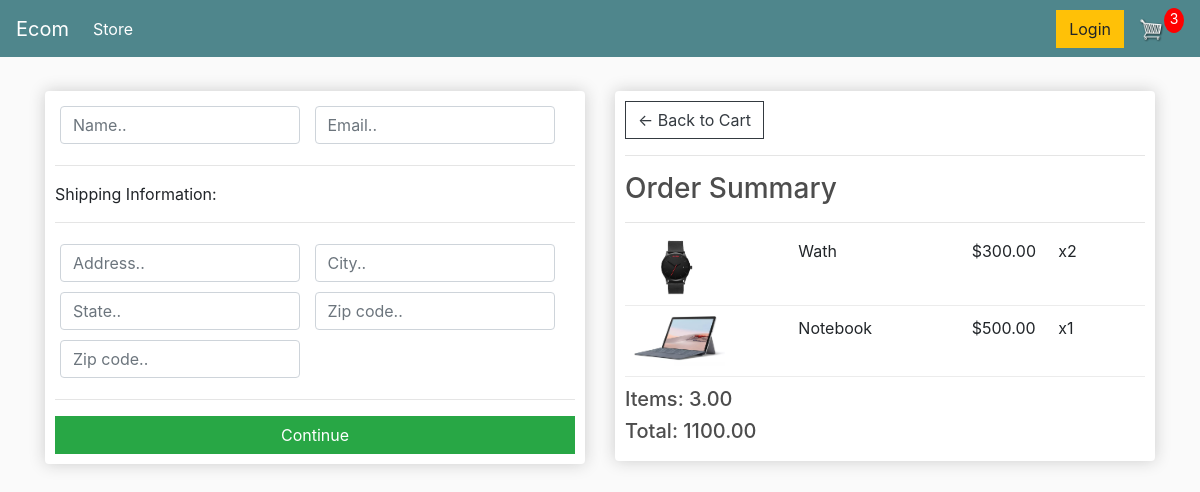
/checkout/ (signed in), run on an earlier commit of the app's database.
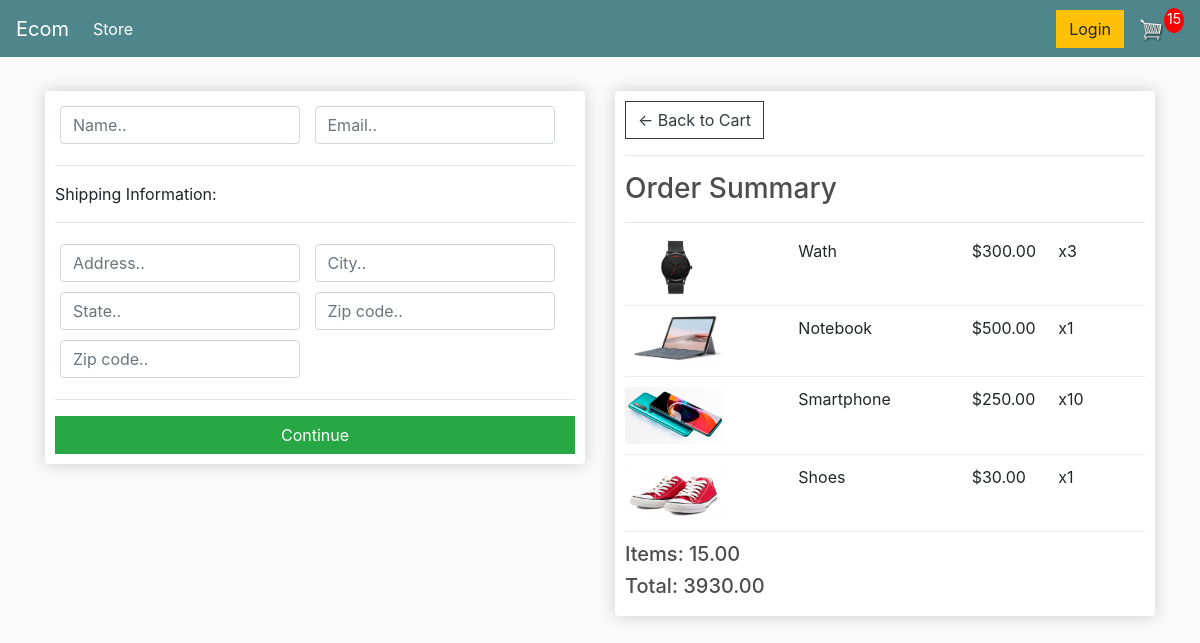
And on a later commit of the database.
### store/models.py (models this page shows, shortened)
class OrderItem(models.Model):
    product = models.ForeignKey(Product, on_delete=models.SET_NULL, null=True)
    order = models.ForeignKey(Order, on_delete=models.SET_NULL, null=True)
    quantity = models.IntegerField(default=0, null=True, blank=True)
    date_added = models.DateTimeField(auto_now_add=True)
    @property
    def get_total(self):
        total = self.product.price * self.quantity
        return total

class Product(models.Model):
    name = models.CharField(max_length=200)
    price = models.FloatField()
    digital = models.BooleanField(default=False, null=True, blank=True)
    image = models.ImageField(null=True, blank=True)
    @property
    def imageURL(self):
        try:
            url = self.image.url
        except:
            url = ''
        return url

class Order(models.Model):
    customer = models.ForeignKey(Customer, on_delete=models.SET_NULL, null=True, blank=True)
    date_ordered = models.DateTimeField(auto_now_add=True)
    complete = models.BooleanField(default=False)
    transaction_id = models.CharField(max_length=100, null=True)
    @property
    def shipping(self):
        shipping = False
        orderitems = self.orderitem_set.all()
        for i in orderitems:
            if i.product.digital == False:
                shipping = True
        return shipping
    @property
    def get_cart_total(self):
        orderitems = self.orderitem_set.all()
        total = sum([item.get_total for item in orderitems])
        return total
    @property
    def get_cart_items(self):
        orderitems = self.orderitem_set.all()
        total = sum([item.quantity for item in orderitems])
        return total

### store/views.py (the view)
# urls.py: path('checkout/', views.checkout, name="checkout"),
def checkout(request):
    if request.user.is_authenticated:
        customer = request.user.customer
        order, created = Order.objects.get_or_create(customer=customer, complete=False)
        items = order.orderitem_set.all()
        cartItems = order.get_cart_items
    else:
        items = []
        order = {'get_cart_total': 0, 'get_cart_items': 0, 'shipping': False}
        cartItems = order['get_cart_items']
    context = {'items': items, 'order': order, 'cartItems': cartItems}
    return render(request, 'store/checkout.html', context)

### store/templates/store/checkout.html (shortened to what this page needs)
{% extends 'store/main.html' %}
{% load static %}
{% block content %}
<div class="row">
	<div class="col-lg-6">
		<div class="box-element" id="form-wrapper">
			<form id="form">
				<div id="user-info">
					<div class="form-field">
						<input required class="form-control" type="text" name="name" placeholder="Name..">
					</div>
					<div class="form-field">
						<input required class="form-control" type="email" name="email" placeholder="Email..">
					</div>
				</div>
				<div id="shipping-info">
					<hr>
					<p>Shipping Information:</p>
					<hr>
					<div class="form-field">
						<input class="form-control" type="text" name="address" placeholder="Address..">
					</div>
					<div class="form-field">
						<input class="form-control" type="text" name="city" placeholder="City..">
					</div>
					<div class="form-field">
						<input class="form-control" type="text" name="state" placeholder="State..">
					</div>
					<div class="form-field">
						<input class="form-control" type="text" name="zipcode" placeholder="Zip code..">
					</div>
					<div class="form-field">
						<input class="form-control" type="text" name="country" placeholder="Zip code..">
					</div>
				</div>
				<hr>
				<input id="form-button" class="btn btn-success btn-block" type="submit" value="Continue">
			</form>
		</div>
	</div>
	<br>
	<div class="col-lg-6">
		<div class="box-element">
			<a class="btn btn-outline-dark" href="{% url 'cart' %}">&#x2190; Back to Cart</a>
			<hr>
			<h3>Order Summary</h3>
			<hr>
			{% for item in items %}
			<div class="cart-row">
				<div style="flex:2"><img class="row-image" src="{{item.product.imageURL}}"></div>
				<div style="flex:2"><p>{{item.product.name}}</p></div>
				<div style="flex:1"><p>${{item.product.price|floatformat:2}}</p></div>
				<div style="flex:1"><p>x{{item.quantity}}</p></div>
			</div>
			{% endfor %}
			<h5>Items: {{order.get_cart_items|floatformat:2}}</h5>
			<h5>Total: {{order.get_cart_total|floatformat:2}}</h5>
		</div>
	</div>
</div>
{% endblock content %}

What changed in the data, as far as the page shows it:
changed OrderItem "Wath": quantity "2" → "3"
added OrderItem: product.imageURL (picture), product.name "Smartphone", product.price "250.00", quantity "10"
added OrderItem: product.imageURL (picture), product.name "Shoes", product.price "30.00", quantity "1"
changed through a linked row, Order: get_cart_items "3.00" → "15.00"; get_cart_total "1100.00" → "3930.00"
Also different on the page:
{{ cartItems }}: "3" → "15"
